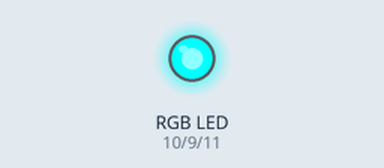
Bench run of a sketch on a simulated Arduino Uno, built with avr-gcc and run on an emulated ATmega328P. Shown: an RGB LED mixed from three pins (HIGH = lit).

Above: at 0.05 s.
At 1.65 s:
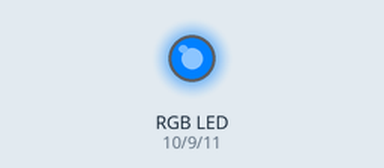
At 3.25 s:
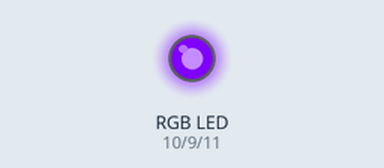
At 6.5 s:
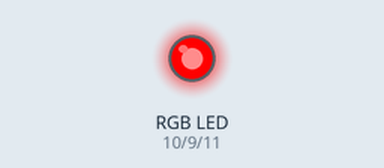
At 9.75 s:
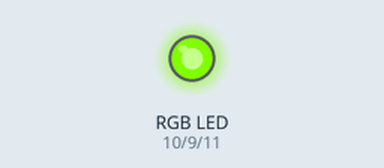
At 13.0 s:
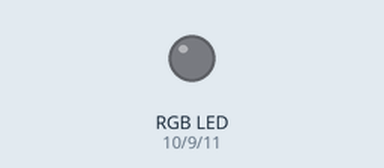
Timing chart, 0 to 16.9 s (numbered marks = the images above):
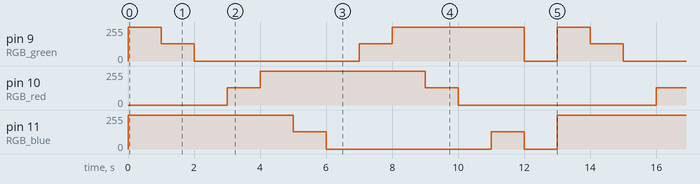

Measured:
- by itself, pin 9 (RGB_green): repeats every 13.0 s: 128/255 1.0 s, 0/255 5.0 s, 128/255 1.0 s, 255/255 4.0 s, 0/255 1.0 s, 255/255 1.0 s
- by itself, pin 10 (RGB_red): repeats every 13.0 s: 255/255 5.0 s, 128/255 1.0 s, 0/255 6.0 s, 128/255 1.0 s
- by itself, pin 11 (RGB_blue): repeats every 13.0 s: 128/255 1.0 s, 0/255 5.0 s, 128/255 1.0 s, 0/255 1.0 s, 255/255 5.0 s

The sketch:

MULTICOLOR_LED.ino
```cpp
// Tri-Color LED connections: same as sensor number ------ R11, B10, G9 ------
// ****** R pin to 11 ******
// ******  G pin to 9 ******
// ******  B pin to 10 ******
// ******  + pin to + ******


// This example uses a tri-color, also known as an RGB
// (Red / Green / Blue) LED.
// Create integer variables for our LED pins:

int RGB_blue = 11; // connect R to 11
int RGB_red = 10; // connect B to 10
int RGB_green = 9; // connect G to 9


void setup()
{
  // Make all of our LED pins outputs:

  pinMode(RGB_red, OUTPUT);
  pinMode(RGB_green, OUTPUT);
  pinMode(RGB_blue, OUTPUT);

}

void loop()
{

// In the analogWrite functions:
  // 0 is off
  // 128 is halfway on (used for the tertiary colors)
  // 255 is full brightness.
  // But because this particular LED is common anode, we will need to reverse these
  // numbers to display correctly:
  // 255 is off
  // 128 remains halfway on
  // 0 is full brightness.

  // Red

  analogWrite(RGB_red,0);
  analogWrite(RGB_green,255);
  analogWrite(RGB_blue,255);
  delay(1000);

  // Orange

  analogWrite(RGB_red,0);
  analogWrite(RGB_green,128);
  analogWrite(RGB_blue,255);
  delay(1000);

  // Yellow

  analogWrite(RGB_red,0);
  analogWrite(RGB_green,0);
  analogWrite(RGB_blue,255);
  delay(1000);

  // Chartruese

  analogWrite(RGB_red,128);
  analogWrite(RGB_green,0);
  analogWrite(RGB_blue,255);
  delay(1000);

  // Green

  analogWrite(RGB_red,255);
  analogWrite(RGB_green,0);
  analogWrite(RGB_blue,255);
  delay(1000);

  // Spring Green

  analogWrite(RGB_red,255);
  analogWrite(RGB_green,0);
  analogWrite(RGB_blue,128);
  delay(1000);

  // Cyan

  analogWrite(RGB_red,255);
  analogWrite(RGB_green,0);
  analogWrite(RGB_blue,0);
  delay(1000);

  // Azure

  analogWrite(RGB_red,255);
  analogWrite(RGB_green,128);
  analogWrite(RGB_blue,0);
  delay(1000);

  // Blue

  analogWrite(RGB_red,255);
  analogWrite(RGB_green,255);
  analogWrite(RGB_blue,0);
  delay(1000);

  // Violet

  analogWrite(RGB_red,128);
  analogWrite(RGB_green,255);
  analogWrite(RGB_blue,0);
  delay(1000);

  // Magenta

  analogWrite(RGB_red,0);
  analogWrite(RGB_green,255);
  analogWrite(RGB_blue,0);
  delay(1000);

  // Rose

  analogWrite(RGB_red,0);
  analogWrite(RGB_green,255);
  analogWrite(RGB_blue,128);
  delay(1000);

  // White

  analogWrite(RGB_red,0);
  analogWrite(RGB_green,0);
  analogWrite(RGB_blue,0);
  delay(1000);

}
```
